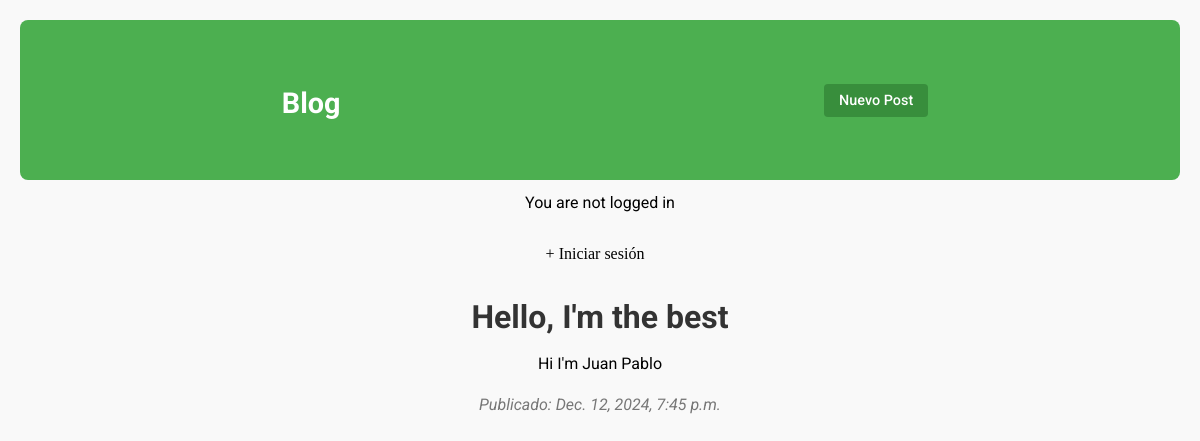
The page /post/1/ on the database as committed earlier.
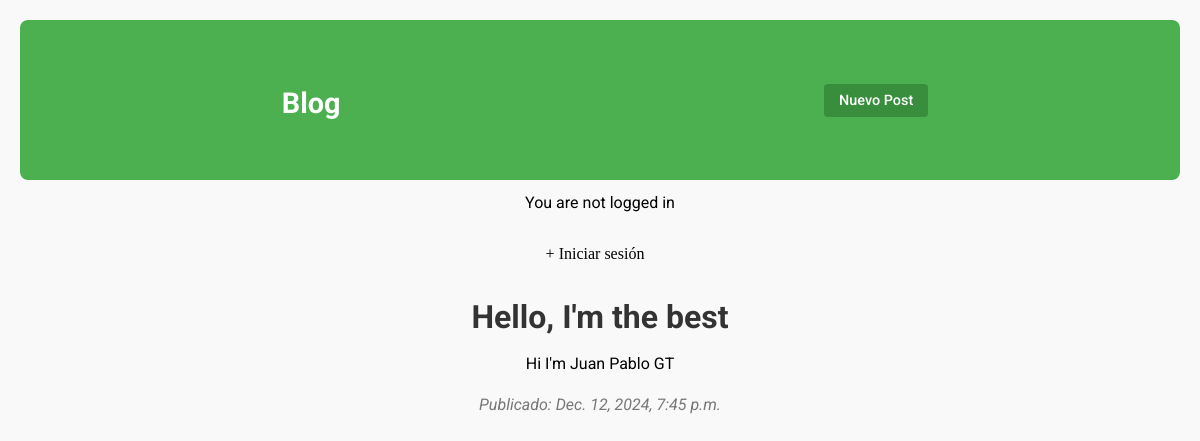
The same page on the database as committed later.
### blog/models.py (models this page shows, shortened)
class Post(models.Model):
    title = models.CharField(max_length=255)
    author = models.ForeignKey(
        'auth.User',
        on_delete=models.CASCADE,
    )
    body = models.TextField()
    created = models.DateTimeField(auto_now_add=True)

### blog/views.py (the view)
# urls.py: path('post/<int:pk>/', BlogDetailView.as_view(), name='post_detail'),
class BlogDetailView(DetailView):
    model = Post
    template_name = 'post_detail.html'

### blog/templates/post_detail.html (shortened to what this page needs)
{% extends 'base.html' %}
{% block content %}
    <h1>{{ post.title }}</h1>
    <p>{{ post.body }}</p>
    <p>Publicado: {{ post.created }}</p>
{% endblock content %}

### blog/templates/base.html (shortened to what this page needs)
{% load static %}
<html>
<head>
    <link href="{% static 'css/base.css' %}" rel="stylesheet">
</head>
<body>
    <div>
        <header>
            <div class="nav-left">
                <h1><a href="{% url 'home' %}">Blog</a></h1>
    </div>
    <div class="nav-right">
        <a href="{% url 'post_new' %}">Nuevo Post</a>
    </div>
    </header>
    {% if user.is_authenticated %}
        <p>☻ Wellcome {{ user.username }} ☻</p>
        <p>
        <a href="{% url 'logout' %}">♣ Logout ♣</a>
        </p>
        <p>
        <a href="{% url 'signup' %}">♣ Registrarse ♣</a>
        </p>
    {% else %}
        <p>You are not logged in</p>
        <p><a href="{% url 'login' %}">+ Iniciar sesión</a></p>
    {% endif %}
    {% block content %}
    {% endblock content %}
    </div>
</body>
</html>

### static/css/base.css (style rules this page uses)
body { font-family: 'Roboto', sans-serif; margin: 0; padding: 0; background-color: #f9f9f9; color: #333; }
div { max-width: 1200px; margin: 0 auto; padding: 20px; }
header { display: flex; justify-content: space-between; align-items: center; background-color: #4CAF50; padding: 15px 20px; border-radius: 8px; color: white; }
.nav-left h1 a { text-decoration: none; color: white; font-size: 1.8rem; font-weight: 700; }
.nav-right a { text-decoration: none; color: white; background-color: #388E3C; padding: 8px 15px; border-radius: 4px; font-size: 0.9rem; font-weight: 500; margin-left: 10px; transition: background-color 0.3s ease-in-out; }
p { margin: 10px 0; }
p a { text-decoration: none; color: #000000; font-weight: 500; font-family: impact; }
h1 { font-size: 1.8rem; color: #333333; margin-bottom: 15px; }
h1 { font-size: 2rem; color: #333333; margin-bottom: 15px; text-align: center; }
p { font-size: 1rem; color: #000000; line-height: 1.6; margin-bottom: 15px; text-align: center; }
p:last-of-type { font-style: italic; color: #777777; }
a { display: inline-block; text-decoration: none; color: white; padding: 10px 20px; font-size: 1rem; border-radius: 5px; transition: background-color 0.3s ease-in-out; margin-right: 10px; }

Rows that differ between the two databases and show on the page:
changed Post "Hello, I'm the best": body "Hi I'm Juan Pablo" → "Hi I'm Juan Pablo GT"
